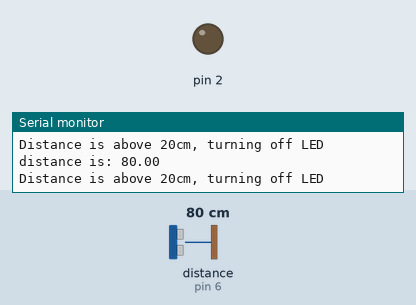
Recording of a sketch running on a simulated Arduino Uno, built with avr-gcc and run on an emulated ATmega328P. On the bench: output pins drawn as LEDs (lit = HIGH), the last lines printed to the serial monitor. Inputs (shaded band) come from the test bench; at power-on: distance to the obstacle (sensor on pin 6) 80 cm. The echo pulse lasts 58.3 µs per cm.

Above: at 1.8 s.
1.9 s: distance to the obstacle (sensor on pin 6) set to 22 cm
3.4 s: distance to the obstacle (sensor on pin 6) set to 18 cm
At 5.2 s:
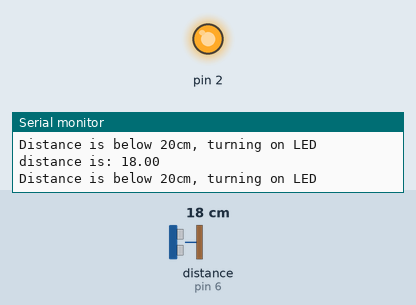
5.5 s: distance to the obstacle (sensor on pin 6) set to 35 cm
At 7.0 s:
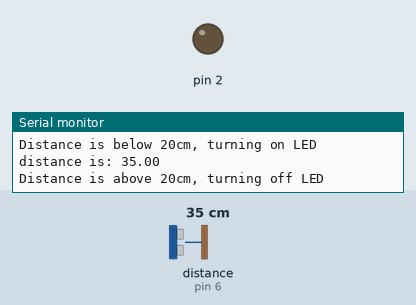
7.5 s: distance to the obstacle (sensor on pin 6) set to 2 cm
At 8.7 s:
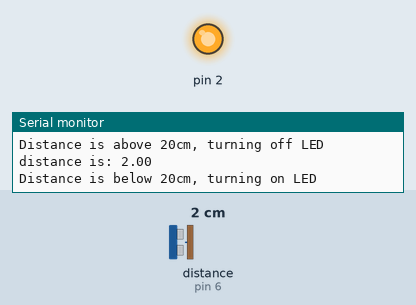
Timing chart, 0 to 10.5 s (numbered marks = the images above; inputs shaded):
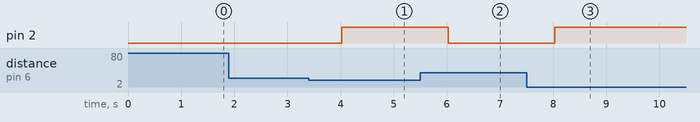

The sketch:

Task1.1P.ino
```cpp
#include <HCSR04.h>

HCSR04 hc(5, 6); //initialisation class HCSR04 (trig pin , echo pin)

void setup()
{
  Serial.begin(9600);
  pinMode(2, OUTPUT);
}

void loop()
{
  double dist = hc.dist();
  if(dist < 20)
  {
    Serial.println("distance is: " + String(dist));
    digitalWrite(2, HIGH);
    Serial.println("Distance is below 20cm, turning on LED");
  }
  else
  {
    Serial.println("distance is: " + String(dist));
    Serial.println("Distance is above 20cm, turning off LED");
    digitalWrite(2, LOW);
  }

  delay(1000);

}
```

Measured:
- the behaviour switches between 20 and 19 cm on distance to the obstacle (sensor on pin 6) (found by bisection; images 0 and 1)
- after the input at 3.4 s, pin 2: LOW → HIGH after 0.62 s
- after the input at 5.5 s, pin 2: HIGH → LOW after 0.53 s
- after the input at 7.5 s, pin 2: LOW → HIGH after 0.53 s
